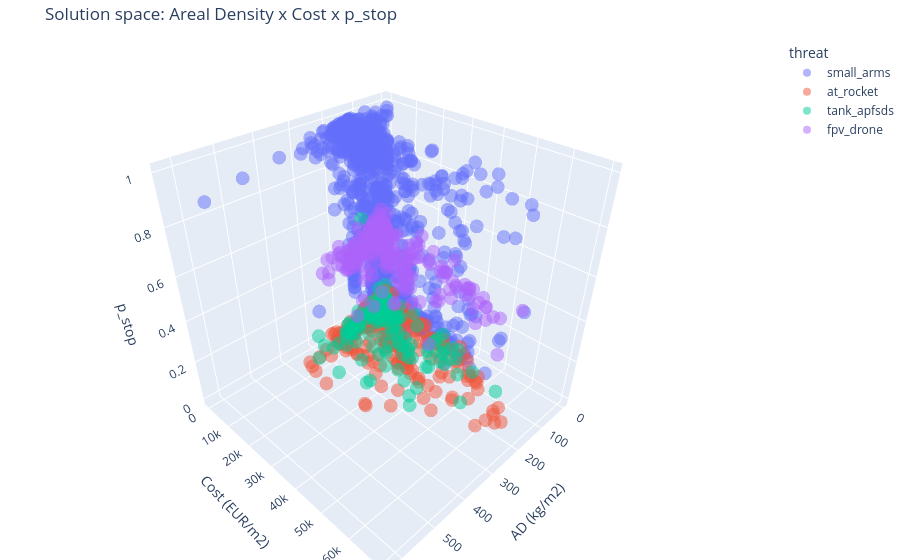

The notebook cell saved with this chart:
### Markdown cell above
**Rezultat:** korelacijska matrica potvrđuje očekivane veze — `areal_density` snažno korelira s `cost_per_m2` i debljinama pojedinih materijala; `p_stop` najviše korelira s `V50_eff`.

### Code cell
# ── 3D scatter: AD × cost × p_stop (bojena po threats) ─────────
fig = px.scatter_3d(
    df.sample(2000, random_state=42),
    x="areal_density", y="cost_per_m2", z="p_stop",
    color="threat",
    opacity=0.5, size_max=4,
    title="Solution space: Areal Density x Cost x p_stop",
    labels={"areal_density": "AD (kg/m2)", "cost_per_m2": "Cost (EUR/m2)"},
)
fig.update_layout(margin=dict(l=0, r=0, b=0, t=40))
fig.show()

### Figure 1 — Plotly figure (JSON) as saved in the notebook; plotly's stock layout.template omitted (floating-point values rounded to 4 significant figures; data arrays with more than 128 entries replaced by an {"elided": "..."} marker saying what was removed)
{"data": [{"hovertemplate": "threat=small_arms<br>AD (kg/m2)=%{x}<br>Cost (EUR/m2)=%{y}<br>p_stop=%{z}<extra></extra>", "legendgroup": "small_arms", "marker": {"color": "#636efa", "opacity": 0.5, "symbol": "circle"}, "mode": "markers", "name": "small_arms", "scene": "scene", "showlegend": true, "type": "scatter3d", "x": {"elided": "1018 float values"}, "y": {"elided": "1018 float values"}, "z": {"elided": "1018 float values"}}, {"hovertemplate": "threat=at_rocket<br>AD (kg/m2)=%{x}<br>Cost (EUR/m2)=%{y}<br>p_stop=%{z}<extra></extra>", "legendgroup": "at_rocket", "marker": {"color": "#EF553B", "opacity": 0.5, "symbol": "circle"}, "mode": "markers", "name": "at_rocket", "scene": "scene", "showlegend": true, "type": "scatter3d", "x": {"elided": "485 float values"}, "y": {"elided": "485 float values"}, "z": {"elided": "485 float values"}}, {"hovertemplate": "threat=tank_apfsds<br>AD (kg/m2)=%{x}<br>Cost (EUR/m2)=%{y}<br>p_stop=%{z}<extra></extra>", "legendgroup": "tank_apfsds", "marker": {"color": "#00cc96", "opacity": 0.5, "symbol": "circle"}, "mode": "markers", "name": "tank_apfsds", "scene": "scene", "showlegend": true, "type": "scatter3d", "x": {"elided": "191 float values"}, "y": {"elided": "191 float values"}, "z": {"elided": "191 float values"}}, {"hovertemplate": "threat=fpv_drone<br>AD (kg/m2)=%{x}<br>Cost (EUR/m2)=%{y}<br>p_stop=%{z}<extra></extra>", "legendgroup": "fpv_drone", "marker": {"color": "#ab63fa", "opacity": 0.5, "symbol": "circle"}, "mode": "markers", "name": "fpv_drone", "scene": "scene", "showlegend": true, "type": "scatter3d", "x": {"elided": "306 float values"}, "y": {"elided": "306 float values"}, "z": {"elided": "306 float values"}}], "layout": {"legend": {"title": {"text": "threat"}, "tracegroupgap": 0}, "margin": {"b": 0, "l": 0, "r": 0, "t": 40}, "scene": {"domain": {"x": [0, 1], "y": [0, 1]}, "xaxis": {"title": {"text": "AD (kg/m2)"}}, "yaxis": {"title": {"text": "Cost (EUR/m2)"}}, "zaxis": {"title": {"text": "p_stop"}}}, "title": {"text": "Solution space: Areal Density x Cost x p_stop"}}}
